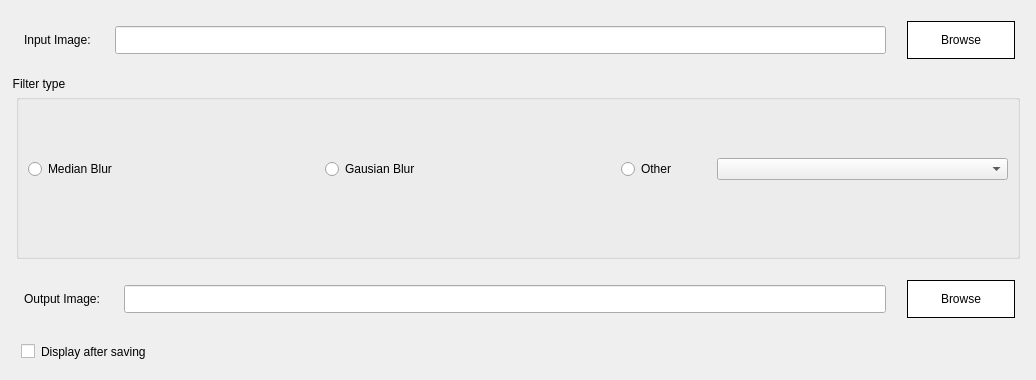
<?xml version="1.0" encoding="UTF-8"?>
<ui version="4.0">
 <class>MainWindow</class>
 <widget class="QMainWindow" name="MainWindow">
  <property name="geometry">
   <rect>
    <x>0</x>
    <y>0</y>
    <width>1036</width>
    <height>380</height>
   </rect>
  </property>
  <property name="windowTitle">
   <string>HEME</string>
  </property>
  <property name="windowIcon">
   <iconset resource="resources.qrc">
    <normaloff>:/images/3d_blood.jpg</normaloff>:/images/3d_blood.jpg</iconset>
  </property>
  <property name="styleSheet">
   <string notr="true">* {
font: 10pt &quot;Segoe UI&quot;;
}
QLineEdit {
margin: 5px;
padding: 5px;
}
QPushButton {
border: 1px solid #000;
margin: 10px;
padding: 3px;
min-width: 100px;
min-height:30px;
background-color: #FFF;
}
QPushButton:hover {
background-color: #EEE
}
QLabel {
margin: 10px;
}
QCheckBox {
margin: 5px;
padding: 5px;
}
otherRadioButton {
margin: 5px;
padding: 5px;
max-width:70px;
}
QGroupBox {
margin: 5px;
}
</string>
  </property>
  <widget class="QWidget" name="centralWidget">
   <layout class="QVBoxLayout" name="verticalLayout">
    <item>
     <layout class="QHBoxLayout" name="topHorizontalLayout">
      <item>
       <widget class="QLabel" name="inputlabel">
        <property name="styleSheet">
         <string notr="true"/>
        </property>
        <property name="text">
         <string>Input Image:</string>
        </property>
       </widget>
      </item>
      <item>
       <widget class="QLineEdit" name="inputLineEdit">
        <property name="styleSheet">
         <string notr="true"/>
        </property>
       </widget>
      </item>
      <item>
       <widget class="QPushButton" name="inputPushButton">
        <property name="styleSheet">
         <string notr="true"/>
        </property>
        <property name="text">
         <string>Browse</string>
        </property>
       </widget>
      </item>
     </layout>
    </item>
    <item>
     <widget class="QGroupBox" name="filterTypeGroupBox">
      <property name="styleSheet">
       <string notr="true"/>
      </property>
      <property name="title">
       <string>Filter type</string>
      </property>
      <layout class="QHBoxLayout" name="horizontalLayout_2">
       <item>
        <widget class="QRadioButton" name="medianBlurRadioButton">
         <property name="text">
          <string>Median Blur</string>
         </property>
        </widget>
       </item>
       <item>
        <widget class="QRadioButton" name="gaussianBlurRadioButton">
         <property name="text">
          <string>Gausian Blur</string>
         </property>
        </widget>
       </item>
       <item>
        <widget class="QRadioButton" name="otherRadioButton">
         <property name="minimumSize">
          <size>
           <width>0</width>
           <height>0</height>
          </size>
         </property>
         <property name="maximumSize">
          <size>
           <width>90</width>
           <height>16777215</height>
          </size>
         </property>
         <property name="styleSheet">
          <string notr="true"/>
         </property>
         <property name="text">
          <string>Other</string>
         </property>
        </widget>
       </item>
       <item>
        <widget class="QComboBox" name="otherComboBox"/>
       </item>
      </layout>
     </widget>
    </item>
    <item>
     <layout class="QHBoxLayout" name="horizontalLayout">
      <item>
       <widget class="QLabel" name="outputLabel">
        <property name="styleSheet">
         <string notr="true"/>
        </property>
        <property name="text">
         <string>Output Image:</string>
        </property>
       </widget>
      </item>
      <item>
       <widget class="QLineEdit" name="outputLineEdit">
        <property name="styleSheet">
         <string notr="true"/>
        </property>
       </widget>
      </item>
      <item>
       <widget class="QPushButton" name="outputPushButton">
        <property name="styleSheet">
         <string notr="true"/>
        </property>
        <property name="text">
         <string>Browse</string>
        </property>
       </widget>
      </item>
     </layout>
    </item>
    <item>
     <widget class="QCheckBox" name="displayImageCheckBox">
      <property name="styleSheet">
       <string notr="true"/>
      </property>
      <property name="text">
       <string>Display after saving</string>
      </property>
      <property name="checked">
       <bool>false</bool>
      </property>
     </widget>
    </item>
   </layout>
  </widget>
 </widget>
 <layoutdefault spacing="6" margin="11"/>
 <resources>
  <include location="resources.qrc"/>
 </resources>
 <connections/>
</ui>
